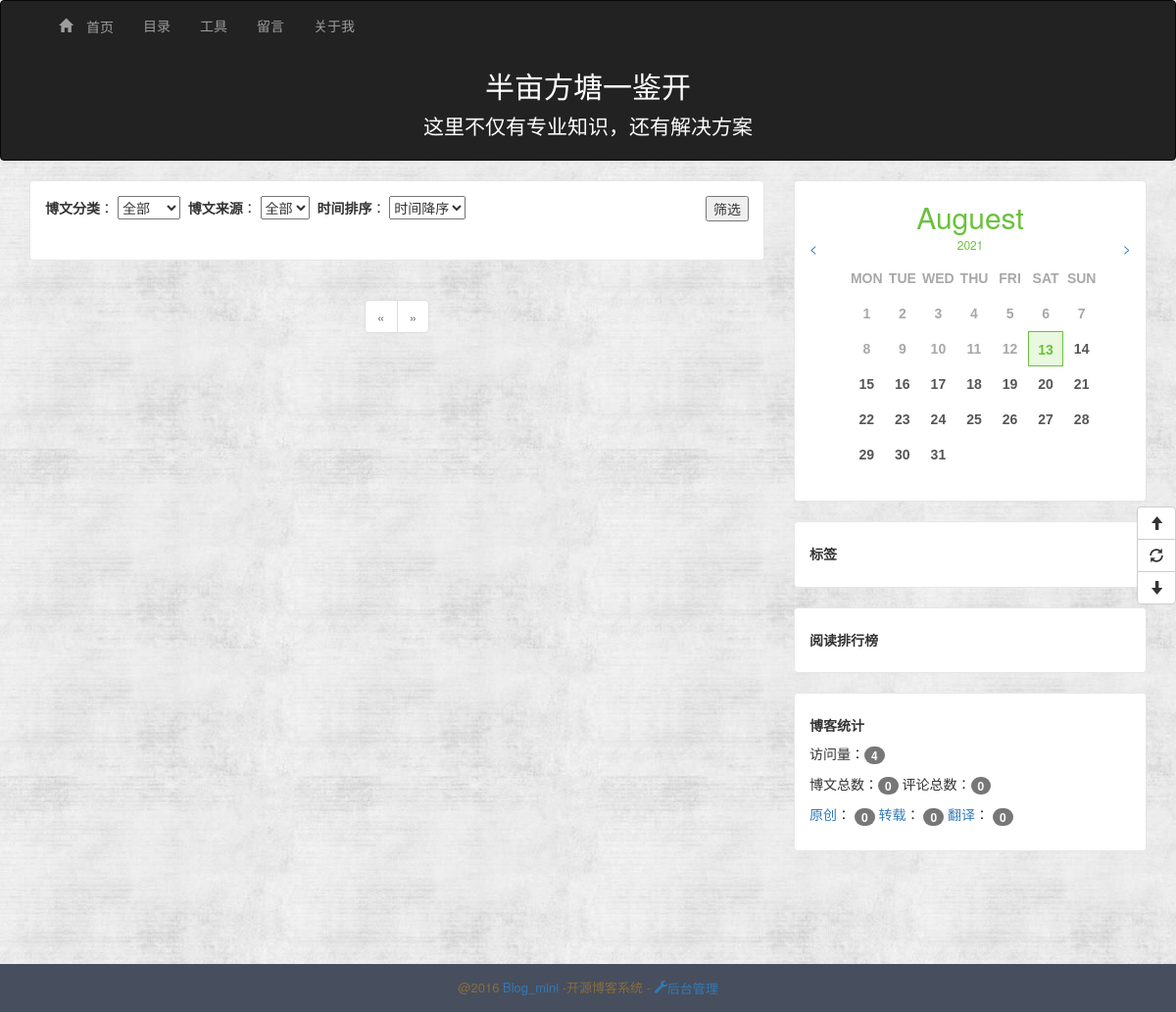
/cata, run on the app's committed database.
### app/models.py (models this page shows, shortened)
class BlogInfo(db.Model):
    __tablename__ = 'blog_info'
    id = db.Column(db.Integer, primary_key=True)
    title = db.Column(db.String(64))
    signature = db.Column(db.Text)
    navbar = db.Column(db.String(64))

class Plugin(db.Model):
    __tablename__ = 'plugins'
    id = db.Column(db.Integer, primary_key=True)
    title = db.Column(db.String(64), unique=True)
    note = db.Column(db.Text, default='')
    content = db.Column(db.Text, default='')
    order = db.Column(db.Integer, default=0)
    disabled = db.Column(db.Boolean, default=False)

class BlogView(db.Model):
    __tablename__ = 'blog_view'
    id = db.Column(db.Integer, primary_key=True)
    num_of_view = db.Column(db.BigInteger, default=0)
    @staticmethod
    def add_view(db):
        view = BlogView.query.first()
        view.num_of_view += 1
        db.session.add(view)
        db.session.commit()

class Source(db.Model):
    __tablename__ = 'sources'
    id = db.Column(db.Integer, primary_key=True)
    name = db.Column(db.String(64), unique=True)
    articles = db.relationship('Article', backref='source', lazy='dynamic')

### app/main/views.py (the view)
@main.route('/cata', methods=['GET', 'POST'])
def cata():
    BlogView.add_view(db)
    page = request.args.get('page', 1, type=int)
    form = CataForm()
    sources = [(s.id, s.name) for s in Source.query.all()]
    sources = [(0, "全部")] + sources
    form.source.choices = sources
    types = [(t.id, t.name) for t in ArticleType.query.all()]
    types = [(0, "全部")] + types
    form.types.choices = types
    orders = [(1, "时间降序"), (2, "时间升序")]
    form.order.choices = orders
    if form.is_submitted():
        session['source_id'] = form.source.data
        session['type_id'] = form.types.data
        session['order_id'] = form.order.data
        session['old'] = True
        return redirect(url_for('main.cata'))
    if not session.get('old'):
        session['source_id'] = 0
        session['type_id'] = 0
        session['order_id'] = 1
    else:
        form.source.data=session['source_id']
        form.types.data=session['type_id']
        form.order.data=session['order_id']
    if session['order_id'] == 1:
        query_result = Article.query.order_by(Article.create_time.desc())
    else:
        query_result = Article.query.order_by(Article.create_time.asc())
    if session['type_id'] != 0:
        query_result = query_result.filter_by(
            articleType_id=session['type_id'])
    if session['source_id'] != 0:
        query_result = query_result.filter_by(
            source_id=session['source_id'])
    pagination = query_result.paginate(
        page, per_page=current_app.config['ARTICLES_PER_CATA'],
        error_out=False)
    articles = pagination.items
    return render_template('cata.html', articles=articles,
                           pagination=pagination, endpoint='.cata', form=form)

### app/main/forms.py
class CataForm(Form):
    types = SelectField(u'博文分类', coerce=int, validators=[DataRequired()])
    source = SelectField(u'博文来源', coerce=int, validators=[DataRequired()])
    order = SelectField(u'时间排序', coerce=int, validators=[DataRequired()])
    submit=SubmitField("筛选")

### app/models.py (called while the page is built)
    @property
    def is_hide(self):
        if self.setting:
            return self.setting.hide
        else:
            return False

### app/templates/cata.html
{% extends 'base.html' %}
{% import "_macros.html" as macros %}
{% block content %}
    {% include "_article_cata.html" %}
    <div class="pagination">
    {% if endpoint == '.cata' %}
        {{ macros.pagination_widget(pagination, endpoint) }}
    {% else %}
        {{ macros.pagination_widget(pagination, endpoint, id=id) }}
    {% endif %}
    </div>
{% endblock %}

### app/templates/base.html (shortened to what this page needs)
<!DOCTYPE html>
<html lang="en">
<head>
    {% block stylesheet %}
        <link href="{{ url_for('static', filename='css/bootstrap.css') }}" rel="stylesheet">
        <link href="{{ url_for('static', filename='css/common.css') }}" rel="stylesheet">
        <link href="{{ url_for('static', filename='css/calender.css') }}" rel="stylesheet">
    {% endblock %}
</head>
<body>
<header>
    <nav class="navbar navbar-{{ BlogInfo.query.first().navbar }}" role="navigation">
        <div class="container">
            <div class="collapse navbar-collapse">
                <ul class="nav navbar-nav">
                    <li class=""><a href="/"><span class="glyphicon glyphicon-home"> 首页</span></a></li>
                    <li><a href="{{ url_for('main.cata') }}">目录</a></li>
                    <li><a href="{{ url_for('main.index') }}">工具</a></li>
                    <li><a href="{{ url_for('main.index') }}">留言</a></li>
                    <li><a href="{{ url_for('main.index') }}">关于我</a></li>
                </ul>
            </div>
        </div>
        <div class="container" style="color:white;text-align:center">
            <h2   class="blog-title">{{ BlogInfo.query.first().title }}</h2>
            <p class="lead signature">
                {{ BlogInfo.query.first().signature }}
            </p>
        </div>
    </nav>
</header>
{% block Content %}
    <div class="content">
        <div class="container">
            <div class="row">
                <div class="col-md-8 article">
                    {% block content %}
                    {% endblock %}
                </div>
                <div class="col-md-4 blog_nav">
                    {% block blog_nav_plugin %}
                        {% for plugin in Plugin.query.order_by(Plugin.order.asc()).all() %}
                            {% if plugin.disabled != True %}
                                {% if plugin.content != 'system_plugin' %}
                                    <div id="{{ plugin.title }}" class="entry-box">
                                        <h5><strong>{{ plugin.title }}</strong></h5>
                                        {{ plugin.content | safe }}
                                    </div>
                                {% else %}
                                    <div class="entry-box">
                                        <div class="title">
                                            <h2 class="green" id="calendar-title" style="text-align:center;margin:5px">
                                            </h2>
                                            <a href="" id="prev" style="float:left">&lt;</a>
                                            <a href="" id="next" style="float:right">&gt;</a>
                                            <h3 class="green small" id="calendar-year" style="text-align:center;margin:5px">
                                            </h3>
                                        </div>
                                        <div class="body" style="min-height:230px">
                                            <div class="lightgrey body-list">
                                                <ul>
                                                    <li>MON</li>
                                                    <li>TUE</li>
                                                    <li>WED</li>
                                                    <li>THU</li>
                                                    <li>FRI</li>
                                                    <li>SAT</li>
                                                    <li>SUN</li>
                                                </ul>
                                            </div>
                                        </div>
                                    </div>
                                    <div class="entry-box">
                                        <h5><strong>标签</strong></h5>
                                    </div>
                                    <div class="entry-box">
                                        <h5><strong>阅读排行榜</strong></h5>
                                    </div>
                                    <div class="entry-box">
                                        <h5><strong>博客统计</strong></h5>
                                        <p>访问量：<span class="badge">{{ BlogView.query.first().num_of_view }}</span></p>
                                        <p>
                                            博文总数：<span class="badge">{{ Article.query.count() }}</span>
                                            评论总数：<span class="badge">{{ Comment.query.count() }}</span>
                                        </p>
                                        <p>
                                            {% for source in Source.query.all() %}
                                                <a href="{{ url_for('main.article_sources', id=source.id) }}">{{ source.name }}</a>：
                                                <span class="badge">{{ source.articles.count() }}</span>
                                            {% endfor %}
                                        </p>
                                    </div>
                                {% endif %}
                            {% endif %}
                        {% endfor %}
                    {% endblock %}
                </div>
            </div>
        </div>
    </div>
{% endblock %}
<div class="footer">
    <p class="footer-content">
        @2016
        <a href="#">Blog_mini</a>
        -开源博客系统
        {% if not current_user.is_authenticated %}
            -<a href="{{ url_for('auth.login') }}">
            <span class="glyphicon glyphicon-wrench">后台管理</span>
        </a>
        {% endif %}
    </p>
</div>
<div class="btn-group-vertical floatButton">
    <button id="goTop" class="btn btn-default" title="去顶部" type="button">
        <span class="glyphicon glyphicon-arrow-up"></span>
    </button>
    <button id="refresh" class="btn btn-default" title="刷新" type="button">
        <span class="glyphicon glyphicon-refresh"></span>
    </button>
    <button id="goBottom" class="btn btn-default" title="去底部" type="button">
        <span class="glyphicon glyphicon-arrow-down"></span>
    </button>
</div>
</body>
</html>

### app/static/css/common.css (style rules this page uses)
body { background: url('../images/background.jpg'); }
.signature { padding-left: 0px; }
.content { min-height: 800px; }
.entry-box { background: #fff; padding: 15px; margin-bottom: 20px; border: 1px solid #e6e6e6; border-radius: 4px; }
.footer { background: #474E5D; padding: 15px 0 5px; font-size: 13px; }
.footer-content { text-align: center; color: #8a6d3b; }
div.pagination { width: 100%; text-align: center; padding: 0px; margin: 0px; }
.footer-content a { text-decoration: none; }
.floatButton { position: fixed; top: 50%; right: 0; z-index: 9999999; }

### app/static/css/calender.css (style rules this page uses)
.body-list ul { float:center width:100%; font-family:arial; font-weight:bold; font-size:14px; }
.body-list ul li { width: 12.7%; height:36px; line-height:36px; list-style-type:none; display:block; box-sizing:border-box; float:left; text-align:center; }
.lightgrey { color:#a8a8a8; }
.green { color:#6ac13c; }

### data on the page
BlogInfo: query.first "半亩方塘一鉴开", query.first "这里不仅有专业知识，还有解决方案"
Plugin: query.count "0"
BlogView: query.first "4"
Source: name "原创", articles.count "0"
Source: name "转载", articles.count "0"
Source: name "翻译", articles.count "0"
